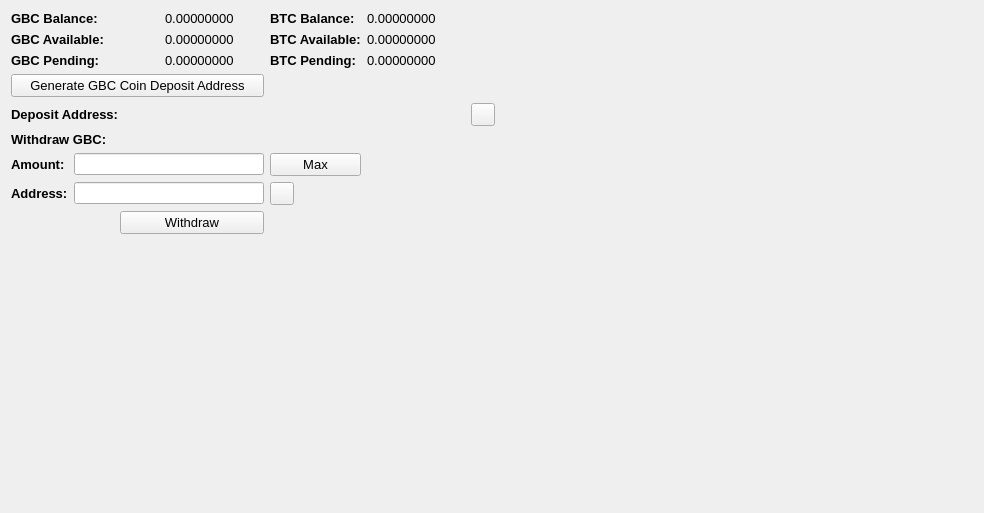
     <widget class="QWidget" name="BalanceTab">
      <attribute name="title">
       <string>Balance</string>
      </attribute>
      <layout class="QGridLayout" name="gridLayout_2">
       <item row="0" column="0" colspan="2">
        <widget class="QLabel" name="label_11">
         <property name="font">
          <font>
           <pointsize>10</pointsize>
           <weight>75</weight>
           <bold>true</bold>
          </font>
         </property>
         <property name="text">
          <string>GBC Balance:</string>
         </property>
        </widget>
       </item>
       <item row="0" column="3">
        <widget class="QLabel" name="GBCBalanceLabel">
         <property name="font">
          <font>
           <pointsize>10</pointsize>
          </font>
         </property>
         <property name="text">
          <string>0.00000000</string>
         </property>
         <property name="textInteractionFlags">
          <set>Qt::LinksAccessibleByMouse|Qt::TextSelectableByMouse</set>
         </property>
        </widget>
       </item>
       <item row="0" column="4">
        <widget class="QLabel" name="label_12">
         <property name="font">
          <font>
           <pointsize>10</pointsize>
           <weight>75</weight>
           <bold>true</bold>
          </font>
         </property>
         <property name="text">
          <string>BTC Balance:</string>
         </property>
        </widget>
       </item>
       <item row="0" column="5">
        <widget class="QLabel" name="BitcoinBalanceLabel">
         <property name="font">
          <font>
           <pointsize>10</pointsize>
          </font>
         </property>
         <property name="text">
          <string>0.00000000</string>
         </property>
         <property name="textInteractionFlags">
          <set>Qt::LinksAccessibleByMouse|Qt::TextSelectableByMouse</set>
         </property>
        </widget>
       </item>
       <item row="0" column="7" rowspan="10">
        <spacer name="horizontalSpacer_4">
         <property name="orientation">
          <enum>Qt::Horizontal</enum>
         </property>
         <property name="sizeHint" stdset="0">
          <size>
           <width>478</width>
           <height>488</height>
          </size>
         </property>
        </spacer>
       </item>
       <item row="1" column="0" colspan="2">
        <widget class="QLabel" name="label_13">
         <property name="font">
          <font>
           <pointsize>10</pointsize>
           <weight>75</weight>
           <bold>true</bold>
          </font>
         </property>
         <property name="text">
          <string>GBC Available:</string>
         </property>
        </widget>
       </item>
       <item row="1" column="3">
        <widget class="QLabel" name="GBCAvailableLabel_2">
         <property name="font">
          <font>
           <pointsize>10</pointsize>
          </font>
         </property>
         <property name="text">
          <string>0.00000000</string>
         </property>
         <property name="textInteractionFlags">
          <set>Qt::LinksAccessibleByMouse|Qt::TextSelectableByMouse</set>
         </property>
        </widget>
       </item>
       <item row="1" column="4">
        <widget class="QLabel" name="label_15">
         <property name="font">
          <font>
           <pointsize>10</pointsize>
           <weight>75</weight>
           <bold>true</bold>
          </font>
         </property>
         <property name="text">
          <string>BTC Available:</string>
         </property>
        </widget>
       </item>
       <item row="1" column="5">
        <widget class="QLabel" name="BitcoinAvailableLabel">
         <property name="font">
          <font>
           <pointsize>10</pointsize>
          </font>
         </property>
         <property name="text">
          <string>0.00000000</string>
         </property>
         <property name="textInteractionFlags">
          <set>Qt::LinksAccessibleByMouse|Qt::TextSelectableByMouse</set>
         </property>
        </widget>
       </item>
       <item row="2" column="0" colspan="2">
        <widget class="QLabel" name="label_14">
         <property name="font">
          <font>
           <pointsize>10</pointsize>
           <weight>75</weight>
           <bold>true</bold>
          </font>
         </property>
         <property name="text">
          <string>GBC Pending:</string>
         </property>
        </widget>
       </item>
       <item row="2" column="3">
        <widget class="QLabel" name="GBCPendingLabel">
         <property name="font">
          <font>
           <pointsize>10</pointsize>
          </font>
         </property>
         <property name="text">
          <string>0.00000000</string>
         </property>
         <property name="textInteractionFlags">
          <set>Qt::LinksAccessibleByMouse|Qt::TextSelectableByMouse</set>
         </property>
        </widget>
       </item>
       <item row="2" column="4">
        <widget class="QLabel" name="label_31">
         <property name="font">
          <font>
           <pointsize>10</pointsize>
           <weight>75</weight>
           <bold>true</bold>
          </font>
         </property>
         <property name="text">
          <string>BTC Pending:</string>
         </property>
        </widget>
       </item>
       <item row="2" column="5">
        <widget class="QLabel" name="BitcoinPendingLabel">
         <property name="font">
          <font>
           <pointsize>10</pointsize>
          </font>
         </property>
         <property name="text">
          <string>0.00000000</string>
         </property>
         <property name="textInteractionFlags">
          <set>Qt::LinksAccessibleByMouse|Qt::TextSelectableByMouse</set>
         </property>
        </widget>
       </item>
       <item row="3" column="0" colspan="4">
        <widget class="QPushButton" name="GenDepositBTN">
         <property name="font">
          <font>
           <pointsize>10</pointsize>
          </font>
         </property>
         <property name="text">
          <string>Generate GBC Coin Deposit Address</string>
         </property>
        </widget>
       </item>
       <item row="4" column="0" colspan="3">
        <widget class="QLabel" name="label_33">
         <property name="font">
          <font>
           <pointsize>10</pointsize>
           <weight>75</weight>
           <bold>true</bold>
          </font>
         </property>
         <property name="text">
          <string>Deposit Address:</string>
         </property>
        </widget>
       </item>
       <item row="4" column="3" colspan="3">
        <widget class="QLabel" name="DepositAddressLabel">
         <property name="minimumSize">
          <size>
           <width>300</width>
           <height>0</height>
          </size>
         </property>
         <property name="palette">
          <palette>
           <active>
            <colorrole role="WindowText">
             <brush brushstyle="SolidPattern">
              <color alpha="255">
               <red>0</red>
               <green>0</green>
               <blue>0</blue>
              </color>
             </brush>
            </colorrole>
            <colorrole role="Text">
             <brush brushstyle="SolidPattern">
              <color alpha="255">
               <red>0</red>
               <green>0</green>
               <blue>255</blue>
              </color>
             </brush>
            </colorrole>
           </active>
           <inactive>
            <colorrole role="WindowText">
             <brush brushstyle="SolidPattern">
              <color alpha="255">
               <red>0</red>
               <green>0</green>
               <blue>0</blue>
              </color>
             </brush>
            </colorrole>
            <colorrole role="Text">
             <brush brushstyle="SolidPattern">
              <color alpha="255">
               <red>0</red>
               <green>0</green>
               <blue>255</blue>
              </color>
             </brush>
            </colorrole>
           </inactive>
           <disabled>
            <colorrole role="WindowText">
             <brush brushstyle="SolidPattern">
              <color alpha="255">
               <red>120</red>
               <green>120</green>
               <blue>120</blue>
              </color>
             </brush>
            </colorrole>
            <colorrole role="Text">
             <brush brushstyle="SolidPattern">
              <color alpha="255">
               <red>120</red>
               <green>120</green>
               <blue>120</blue>
              </color>
             </brush>
            </colorrole>
           </disabled>
          </palette>
         </property>
         <property name="font">
          <font>
           <pointsize>10</pointsize>
           <weight>75</weight>
           <bold>true</bold>
          </font>
         </property>
         <property name="text">
          <string/>
         </property>
         <property name="alignment">
          <set>Qt::AlignRight|Qt::AlignTrailing|Qt::AlignVCenter</set>
         </property>
         <property name="textInteractionFlags">
          <set>Qt::LinksAccessibleByMouse|Qt::TextSelectableByKeyboard|Qt::TextSelectableByMouse</set>
         </property>
        </widget>
       </item>
       <item row="4" column="6">
        <widget class="QToolButton" name="DepositCopyButton">
         <property name="toolTip">
          <string>Copy to clipboard</string>
         </property>
         <property name="text">
          <string/>
         </property>
         <property name="icon">
          <iconset resource="../bitcoin.qrc">
           <normaloff>:/icons/editcopy</normaloff>:/icons/editcopy</iconset>
         </property>
         <property name="shortcut">
          <string>Alt+P</string>
         </property>
        </widget>
       </item>
       <item row="5" column="0" colspan="2">
        <widget class="QLabel" name="label_34">
         <property name="font">
          <font>
           <pointsize>10</pointsize>
           <weight>75</weight>
           <bold>true</bold>
          </font>
         </property>
         <property name="text">
          <string>Withdraw GBC:</string>
         </property>
        </widget>
       </item>
       <item row="6" column="0">
        <widget class="QLabel" name="label_26">
         <property name="font">
          <font>
           <pointsize>10</pointsize>
           <weight>75</weight>
           <bold>true</bold>
          </font>
         </property>
         <property name="text">
          <string>Amount:</string>
         </property>
        </widget>
       </item>
       <item row="6" column="1" colspan="3">
        <widget class="QLineEdit" name="WithdrawUnitsInput">
         <property name="font">
          <font>
           <pointsize>9</pointsize>
           <weight>75</weight>
           <bold>true</bold>
          </font>
         </property>
         <property name="text">
          <string/>
         </property>
        </widget>
       </item>
       <item row="6" column="4">
        <widget class="QPushButton" name="Withdraw_Max_Amount">
         <property name="font">
          <font>
           <pointsize>10</pointsize>
          </font>
         </property>
         <property name="text">
          <string>Max</string>
         </property>
        </widget>
       </item>
       <item row="7" column="0">
        <widget class="QLabel" name="label_10">
         <property name="font">
          <font>
           <pointsize>10</pointsize>
           <weight>75</weight>
           <bold>true</bold>
          </font>
         </property>
         <property name="text">
          <string>Address:</string>
         </property>
        </widget>
       </item>
       <item row="7" column="1" colspan="3">
        <widget class="QLineEdit" name="WithdrawAddress">
         <property name="font">
          <font>
           <pointsize>9</pointsize>
           <weight>75</weight>
           <bold>true</bold>
          </font>
         </property>
        </widget>
       </item>
       <item row="7" column="4">
        <widget class="QToolButton" name="WithdrawPasteButton">
         <property name="toolTip">
          <string>Paste from clipboard</string>
         </property>
         <property name="text">
          <string/>
         </property>
         <property name="icon">
          <iconset resource="../bitcoin.qrc">
           <normaloff>:/icons/editpaste</normaloff>:/icons/editpaste</iconset>
         </property>
         <property name="shortcut">
          <string>Alt+P</string>
         </property>
        </widget>
       </item>
       <item row="8" column="2" colspan="2">
        <widget class="QPushButton" name="WithdrawUnitsBtn">
         <property name="font">
          <font>
           <pointsize>10</pointsize>
          </font>
         </property>
         <property name="text">
          <string>Withdraw</string>
         </property>
        </widget>
       </item>
       <item row="9" column="0" colspan="6">
        <spacer name="verticalSpacer">
         <property name="orientation">
          <enum>Qt::Vertical</enum>
         </property>
         <property name="sizeHint" stdset="0">
          <size>
           <width>428</width>
           <height>262</height>
          </size>
         </property>
        </spacer>
       </item>
      </layout>
      <zorder>label_31</zorder>
      <zorder>label_15</zorder>
      <zorder>label_12</zorder>
      <zorder>label_14</zorder>
      <zorder>label_13</zorder>
      <zorder>label_11</zorder>
      <zorder>BitcoinBalanceLabel</zorder>
      <zorder>GBCBalanceLabel</zorder>
      <zorder>GBCAvailableLabel_2</zorder>
      <zorder>GBCPendingLabel</zorder>
      <zorder>BitcoinAvailableLabel</zorder>
      <zorder>BitcoinPendingLabel</zorder>
      <zorder>label_33</zorder>
      <zorder>GenDepositBTN</zorder>
      <zorder>DepositAddressLabel</zorder>
      <zorder>Withdraw_Max_Amount</zorder>
      <zorder>label_34</zorder>
      <zorder>WithdrawUnitsInput</zorder>
      <zorder>label_10</zorder>
      <zorder>label_26</zorder>
      <zorder>WithdrawAddress</zorder>
      <zorder>WithdrawUnitsBtn</zorder>
      <zorder>horizontalSpacer_4</zorder>
      <zorder>verticalSpacer</zorder>
      <zorder>WithdrawPasteButton</zorder>
      <zorder>DepositCopyButton</zorder>
     </widget>
